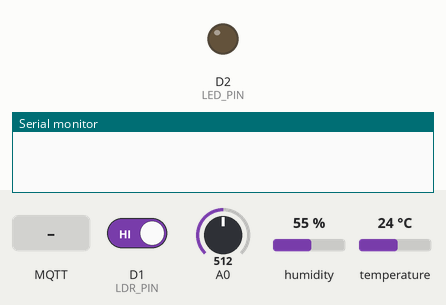
Recording of a sketch running on a simulated ESP8266 (NodeMCU). On the bench: output pins drawn as LEDs (lit = HIGH), the last lines printed to the serial monitor. Dashed ring = blinking. Inputs (shaded band) come from the test bench; at power-on: D1 (LDR_PIN) HIGH, A0 = 512, humidity 55 %, temperature 24 °C. WiFi joins after 1.5 s; servers stay silent unless stated; no MQTT or app messages arrive unless stated.

Above: at 2.7 s.
2.8 s: MQTT message "ON" arrives on the first subscribed topic
At 2.96 s:
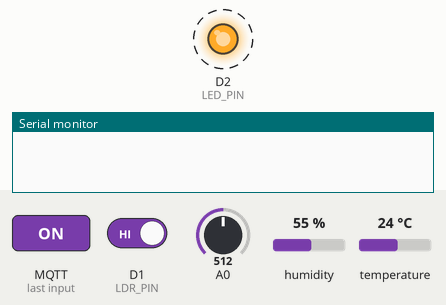
6.3 s: D1 (LDR_PIN) driven LOW
13.3 s: D1 (LDR_PIN) driven HIGH
At 15.5 s:
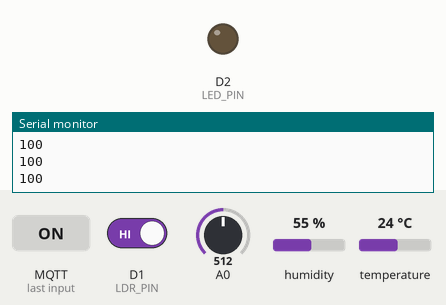
Timing chart, 0 to 17.0 s (numbered marks = the images above; inputs shaded):
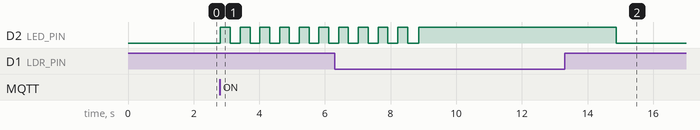

The sketch:

smartplant.ino
```cpp
#include <ESP8266WiFi.h>
#include <PubSubClient.h>
#include <DHT.h>
#include <SPI.h>
#include <MFRC522.h>

/* ===== WIFI ===== */
const char* ssid = "Your WiFi";
const char* password = "WiFi password";

/* ===== MQTT ===== */
const char* mqtt_server = "broker.hivemq.com";
const int mqtt_port = 1883;
const char* DATA_TOPIC = "smartplant/yousra/data";
const char* CMD_TOPIC = "smartplant/yousra/cmd";
const char* USER_TOPIC = "smartplant/yousra/user";

/* ===== RFID ===== */
#define SS_PIN D8
#define RST_PIN D3
MFRC522 mfrc522(SS_PIN, RST_PIN);

/* ===== PINS ===== */
#define LED_PIN D2
#define DHTPIN D4
#define DHTTYPE DHT11
#define LDR_PIN D1

DHT dht(DHTPIN, DHTTYPE);

/* ===== THRESHOLDS ===== */
#define SOIL_THRESHOLD 30

/* ===== FR8 ===== */
#define USER_CMD_DURATION 20000
bool userOverride = false;
bool userLedState = LOW;
unsigned long userCmdTime = 0;

/* ===== TIMING ===== */
unsigned long lastPublish = 0;
const unsigned long PUBLISH_INTERVAL = 3000;

/* ===== MQTT ===== */
WiFiClient espClient;
PubSubClient client(espClient);

/* ===== WIFI ===== */
void setup_wifi() {
  WiFi.begin(ssid, password);
  while (WiFi.status() != WL_CONNECTED) {
    delay(300);
  }
}

/* ===== MQTT CALLBACK ===== */
void callback(char* topic, byte* payload, unsigned int length) {

  String message = "";
  for (unsigned int i = 0; i < length; i++) {
    message += (char)payload[i];
  }

  if (String(topic) == CMD_TOPIC) {
    userOverride = true;
    userCmdTime = millis();

    if (message == "ON") {
     for (int i = 0; i < 10; i++) {
      digitalWrite(LED_PIN, HIGH);
      delay(300);
      digitalWrite(LED_PIN, LOW);
      delay(300);
     }
     userOverride = false; // Not blocked in manuel mode!
  }

    else if (message == "OFF") {
      userLedState = LOW;
    }
  }
}

/* ===== RECONNECT ===== */
void reconnect() {
  while (!client.connected()) {
    String cid = "SmartPlant_" + String(ESP.getChipId());
    if (client.connect(cid.c_str())) {
      client.subscribe(CMD_TOPIC);
    } else {
      delay(1000);
    }
  }
}

void setup() {
  Serial.begin(9600);
  pinMode(LED_PIN, OUTPUT);
  digitalWrite(LED_PIN, LOW);

  pinMode(LDR_PIN, INPUT);

  dht.begin();
  setup_wifi();

  SPI.begin();
  mfrc522.PCD_Init();

  client.setServer(mqtt_server, mqtt_port);
  client.setCallback(callback);
}

void loop() {

  if (!client.connected()) reconnect();
  client.loop();

  if (userOverride && millis() - userCmdTime > USER_CMD_DURATION) {
    userOverride = false;
  }

  if (mfrc522.PICC_IsNewCardPresent() && mfrc522.PICC_ReadCardSerial()) {
    String uid = "";
    for (byte i = 0; i < mfrc522.uid.size; i++) {
      uid += String(mfrc522.uid.uidByte[i], HEX);
    }
    client.publish(USER_TOPIC, uid.c_str());
    mfrc522.PICC_HaltA();
    delay(1000);
  }

  if (millis() - lastPublish < PUBLISH_INTERVAL) return;
  lastPublish = millis();

  float h = dht.readHumidity();
  float t = dht.readTemperature();
  int light = digitalRead(LDR_PIN);

  //Soil calibration
  int rawSoil = analogRead(A0);

  //Realistic range
  int soil = map(rawSoil, 1023, 550, 0, 100);
  soil = constrain(soil, 0, 100);

  Serial.println(soil);


  String status = "OK";
  String action = "None";
  bool alert = false;

  bool needWater = soil < SOIL_THRESHOLD;
  bool needLight = (light == LOW);

  if (needWater && needLight) {
    status = "Needs water and light";
    action = "Water plant and move to sunlight";
    alert = true;
  }
  else if (needWater) {
    status = "Needs water";
    action = "Water plant";
    alert = true;
  }

  else if (needLight) {
    status = "Needs light";
    action = "Move to sunlight";
    alert = true;
  }

  bool autoLed = alert ? HIGH : LOW;

  digitalWrite(LED_PIN, userOverride ? userLedState : autoLed);

  String payload = "{";
  payload += "\"temperature\":" + String(t) + ",";
  payload += "\"humidity\":" + String(h) + ",";
  payload += "\"light\":" + String(light) + ",";
  payload += "\"soil\":" + String(soil) + ",";
  payload += "\"status\":\"" + status + "\",";
  payload += "\"action\":\"" + action + "\"";
  payload += "}";

  client.publish(DATA_TOPIC, payload.c_str());
}
```

Measured:
- after the input at 2.8 s, D2 (LED_PIN): alternates HIGH for 0.30 s and LOW for 0.30 s, starting at once
- after the input at 13.3 s, D2 (LED_PIN): HIGH → LOW after 1.6 s
